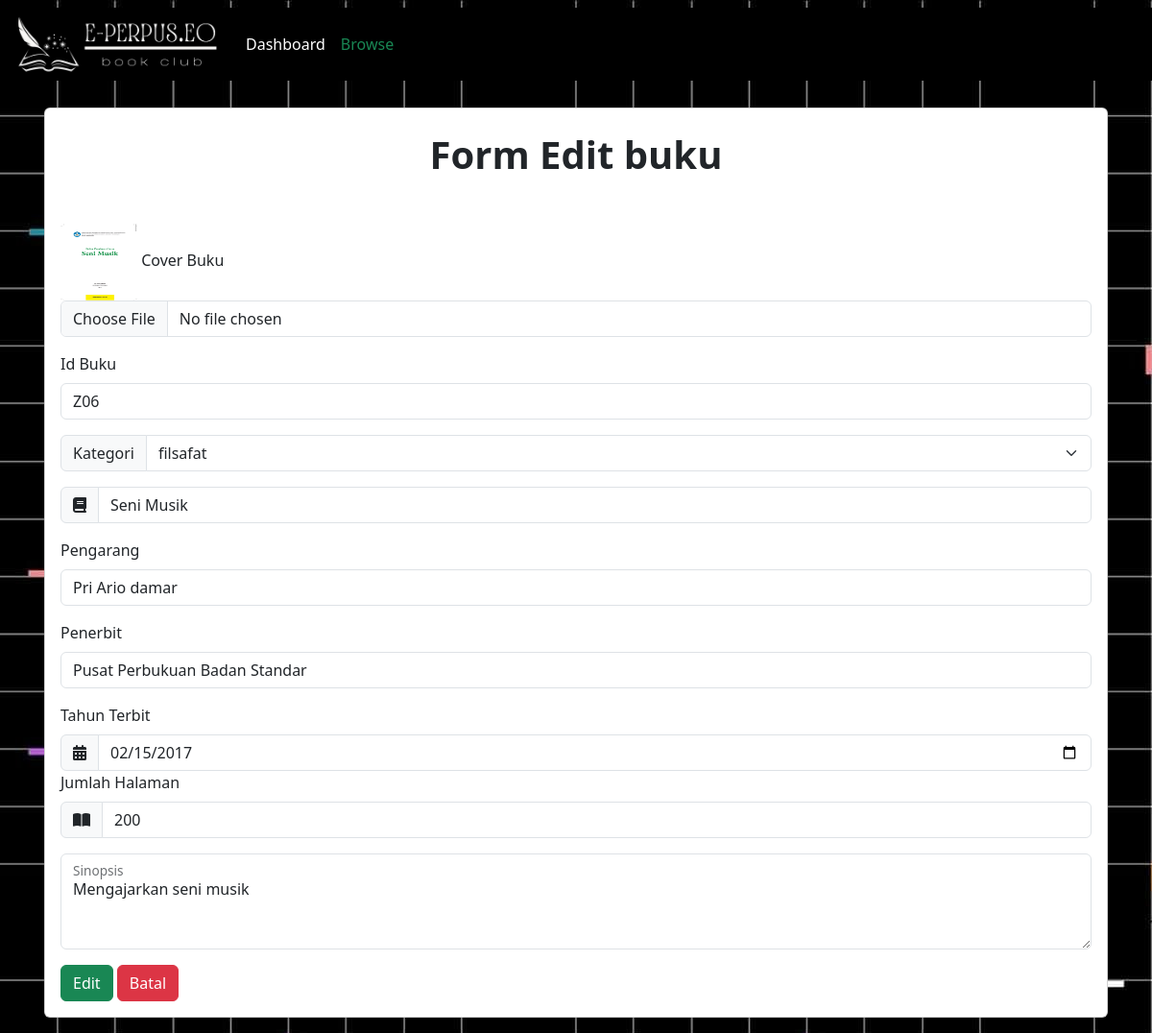
The app's page /DashboardAdmin/buku/updateBuku.php?idReview=Z06 with its own data.
### tables this page shows
CREATE TABLE `buku` (
  `cover` varchar(255) NOT NULL,
  `id_buku` varchar(20) NOT NULL,
  `kategori` varchar(255) NOT NULL,
  `judul` varchar(255) NOT NULL,
  `pengarang` varchar(255) NOT NULL,
  `penerbit` varchar(255) NOT NULL,
  `tahun_terbit` date NOT NULL,
  `jumlah_halaman` int(11) NOT NULL,
  `buku_deskripsi` text NOT NULL,
  `isi_buku` varchar(250) NOT NULL
);

### config/config.php (called while the page is built, shortened)
<?php
$host = "127.0.0.1";
$username = "root";
$password = "";
$database_name = "perpustakaan";
$connection = mysqli_connect($host, $username, $password, $database_name);
function queryReadData($dataKategori) {
  global $connection;
  $result = mysqli_query($connection, $dataKategori);
  $items = [];
  while($item = mysqli_fetch_assoc($result)) {
    $items[] = $item;
  }
  return $items;
}
?>

### DashboardAdmin/buku/updateBuku.php (the view, shortened to what this page needs)
<?php
require "../../config/config.php";
$review = $_GET["idReview"];
$reviewData = queryReadData("SELECT * FROM buku WHERE id_buku = '$review'")[0];
?>
<!DOCTYPE html>
<html lang="en">
  <head>
    <link rel="stylesheet" href="../../style.css">
  </head>
  <body style="background: url(../../assets/bg.jpg) fixed; ">
    <nav class="navbar fixed-top navbar-expand-lg ">
  <div class="container-fluid" style="background: black;">
    <a class="navbar-brand" href="#">
      <img src="../../assets/logoNav.png" alt="logo" width="220px">
        </a>
    <div class="collapse navbar-collapse" id="navbarNav">
      <ul class="navbar-nav">
        <li class="nav-item">
          <a class="nav-link active" aria-current="page" href="../dashboardAdmin.php" style="color: white;">Dashboard</a>
        </li>
        <li class="nav-item">
          <a class="nav-link text-success" href="daftarBuku.php">Browse</a>
        </li>
      </ul>
    </div>
  </div>
</nav>
    <div class="container p-3 mt-5">
      <div class="card p-2 mt-5">
      <h1 class="text-center fw-bold p-3">Form Edit buku</h1>
      <form action="" method="post" enctype="multipart/form-data" class="mt-3 p-2">
      <div class="custom-css-form">
        <div class="mb-3">
          <img src="../../imgDB/<?= $reviewData["cover"]; ?>" width="80px" height="80px">
          <label for="formFileMultiple" class="form-label">Cover Buku</label>
          <input class="form-control" type="file" name="cover" id="formFileMultiple">
          </div>
        <div class="mb-3">
          <label for="exampleFormControlInput1" class="form-label">Id Buku</label>
          <input type="text" class="form-control" name="id_buku" id="exampleFormControlInput1" placeholder="example inf01" value="<?= $reviewData["id_buku"]; ?>">
        </div>
      </div>
      <div class="input-group mb-3">
        <label class="input-group-text" for="inputGroupSelect01">Kategori</label>
        <select class="form-select" id="inputGroupSelect01" name="kategori">
          <option selected><?= $reviewData["kategori"]; ?></option>
        </select>
      </div>
        <div class="input-group mb-3">
          <span class="input-group-text" id="basic-addon1"><i class="fa-solid fa-book"></i></span>
          <input type="text" class="form-control" name="judul" id="judul" placeholder="Judul Buku" aria-label="Username" aria-describedby="basic-addon1" value="<?= $reviewData["judul"]; ?>">
          </div>
        <div class="mb-3">
          <label for="exampleFormControlInput1" class="form-label">Pengarang</label>
          <input type="text" class="form-control" name="pengarang" id="exampleFormControlInput1" placeholder="nama pengarang"  value="<?= $reviewData["pengarang"]; ?>">
        </div>
        <div class="mb-3">
          <label for="exampleFormControlInput1" class="form-label">Penerbit</label>
          <input type="text" class="form-control" name="penerbit" id="exampleFormControlInput1" placeholder="nama penerbit"   value="<?= $reviewData["penerbit"]; ?>">
        </div>
        <label for="validationCustom01" class="form-label">Tahun Terbit</label>
        <div class="input-group mt-0">
          <span class="input-group-text" id="basic-addon1"><i class="fa-solid fa-calendar-days"></i></span>
          <input type="date" class="form-control" name="tahun_terbit" id="validationCustom01"  value="<?= $reviewData["tahun_terbit"]; ?>">
          </div>
        <label for="validationCustom01" class="form-label">Jumlah Halaman</label>
        <div class="input-group mt-0">
          <span class="input-group-text" id="basic-addon1"><i class="fa-solid fa-book-open"></i></span>
          <input type="number" class="form-control" name="jumlah_halaman" id="validationCustom01"  value="<?= $reviewData["jumlah_halaman"]; ?>">
          </div>
        <div class="form-floating mt-3 mb-3">
          <textarea class="form-control" placeholder="sinopsis tentang buku ini" name="buku_deskripsi" id="floatingTextarea2" style="height: 100px"><?= $reviewData["buku_deskripsi"]; ?></textarea>
          <label for="floatingTextarea2">Sinopsis</label>
          </div>
      <button class="btn btn-success" type="submit" name="update">Edit</button>
      <a class="btn btn-danger" href="daftarBuku.php">Batal</a>
      </form>
    </div>
  </div>
  </body>
</html>

### records on screen
buku: cover (picture), id_buku "Z06", kategori "filsafat", judul "Seni Musik", pengarang "Pri Ario damar", penerbit "Pusat Perbukuan Badan Standar", tahun_terbit "02/15/2017", jumlah_halaman "200", buku_deskripsi "Mengajarkan seni musik"
